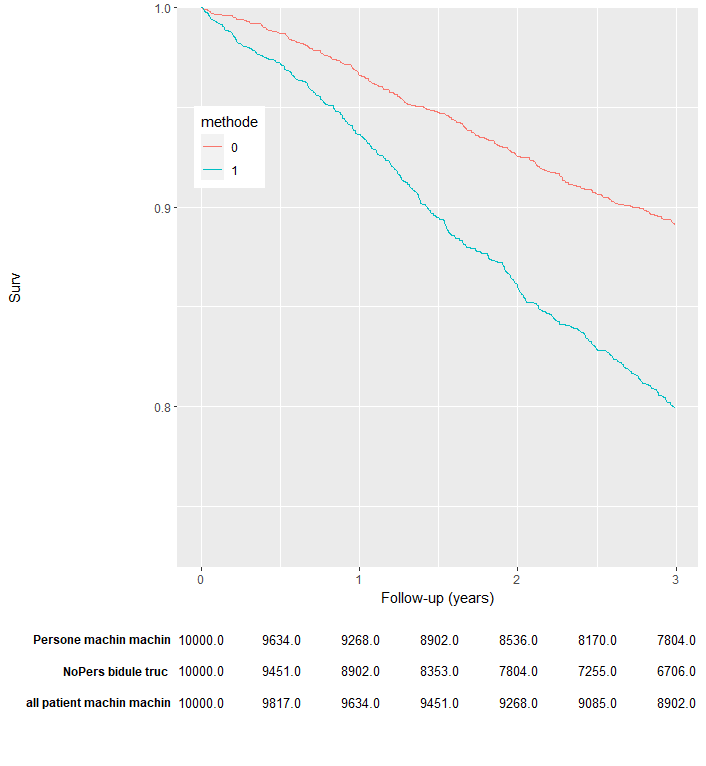

Here is the R script that generated this plot:
library(tidyverse)
#Génération de données ressemblante pour être potentiellement partageable
###############################################################################
sim_dat <- function(proportions ,n_ind,time) {
  
 res <- numeric(time)
 for (i in 1:time){
    if (i == 1){
      sim <- rbinom(n_ind,1,proportions)
      remaining_ind <- n_ind - sum(sim)
      res[i] <- remaining_ind/n_ind
    } else {
      sim <- rbinom(remaining_ind,1,proportions)
      remaining_ind <- remaining_ind - sum(sim)
      res[i] <- remaining_ind/n_ind
      
    }
  }
  return(res)
}
n_ind = 2000
n = 1095
Data <- data.frame(jour = rep(seq(1,n),2),methode = as.factor(rep(c(0,1),each = n)), Surv = c(sim_dat(proportions = 0.0001,n_ind = n_ind,time =n ),sim_dat(proportions = 0.0002,n_ind = n_ind,time =n ) ))


mytable <- data.frame(jour = rep(c(0,183,366,549,732,915,1098),3),Gpe = rep(c("All","Pers","NoPers"),each = 7), N_at_risk = 10000 -  rep(c(0,183,366,549,732,915,1098),3)*rep(seq(1,3),each = 7)) 
new_table <- mytable %>% mutate(Gpe = str_replace(Gpe,"^All","all patient machin machin"),
                                Gpe = str_replace(Gpe,"^Pers","Persone machin machin"),
                                Gpe = str_replace(Gpe,"^NoPers","NoPers bidule truc "),
)


# Plot
###############################################################################
library(ggplot2)
library(gridExtra)
# juste une version ressemblante à ton plot
p <- ggplot(data = Data ,aes(x = jour,y = Surv, group = methode,color = methode)) + 
  geom_line() +  
  scale_x_continuous(name = "Follow-up (years)", breaks = c(0,366,732,1098), labels = as.character(c(0,366,732,1098)/366 )) +
  scale_y_continuous(expand = c(0, 0), limits = c(min(Data$Surv)-(0.1*min(Data$Surv)), NA)) + theme(legend.position=c(0.1,.75))

theme(plot.margin=unit(c(.2,1,.1,1),"cm"))
###############################################################################
# Ce qui t'intérresse 
dat_table <- 
  ggplot(new_table, aes(x =jour,y=  Gpe,label = format(N_at_risk, nsmall = 1)))+
  geom_text(size = 3.5) + theme_bw()+
  theme(axis.line =  element_blank(),
        axis.ticks =  element_blank(),
        axis.text.y = element_text( face="bold", colour = "black"),
        panel.grid.major = element_blank(),
        panel.grid.minor = element_blank(),
        panel.border = element_blank(),
        panel.background = element_blank(),
        axis.text.x = element_blank())  +
  xlab(NULL) + ylab(NULL)






library(cowplot)
plot_grid(p,dat_table, align = "hv", ncol = 1, rel_heights = c(4/5, 1/5))
